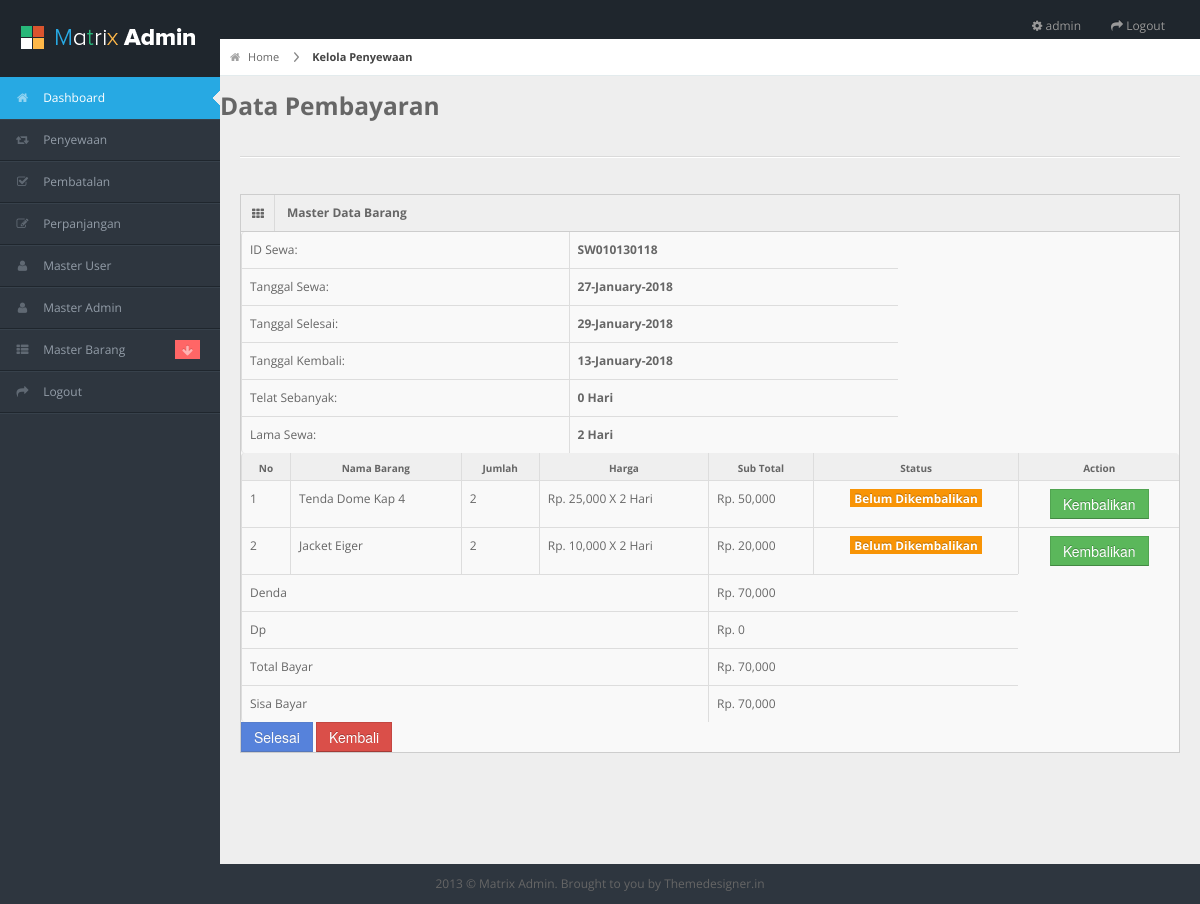
The page /admin/pages/pengembalian.php?id_sewa=SW010130118 (signed in) on the database its author committed.
### tables this page shows
CREATE TABLE IF NOT EXISTS `sewa` (
  `id_sewa` varchar(255) NOT NULL,
  `id_user` int(11) DEFAULT NULL,
  `tgl_sewa` date DEFAULT NULL,
  `tgl_selesai` date DEFAULT NULL,
  `tgl_expired` date DEFAULT NULL,
  `status_bayar` int(11) DEFAULT NULL,
  `status_sewa` int(11) DEFAULT NULL,
  `total_bayar` int(11) DEFAULT NULL,
  `dp` int(11) DEFAULT NULL
);

CREATE TABLE IF NOT EXISTS `detail_sewa` (
  `id_detail` int(11) DEFAULT NULL,
  `id_sewa` varchar(255) DEFAULT NULL,
  `id_barang` varchar(255) DEFAULT NULL,
  `jumlah` int(11) DEFAULT NULL,
  `status_pinjam` varchar(255) DEFAULT NULL
);

CREATE TABLE IF NOT EXISTS `m_barang` (
  `id_barang` int(11) NOT NULL,
  `nama_barang` varchar(255) DEFAULT NULL,
  `tgl_ditambakan` datetime DEFAULT NULL,
  `id_merk` int(11) DEFAULT NULL,
  `id_kategori` int(11) DEFAULT NULL,
  `id_warna` int(11) DEFAULT NULL,
  `id_ukuran` int(11) DEFAULT NULL,
  `deskripsi` varchar(255) DEFAULT NULL,
  `harga_sewa` int(11) DEFAULT NULL,
  `harga_beli` varchar(255) DEFAULT NULL,
  `stok` int(11) DEFAULT NULL,
  `status` int(11) DEFAULT NULL,
  `foto` varchar(255) DEFAULT NULL
);

### admin/pages/pengembalian.php (the view, shortened to what this page needs)
<?php include 'header.php'; ?>
<?php include 'nav.php'; ?>
<?php
$id_sewa = $_GET['id_sewa'];
$sql = mysql_query("SELECT * FROM sewa,m_user WHERE sewa.id_user = m_user.id_user AND sewa.id_sewa = '$id_sewa'");
$row = mysql_fetch_array($sql);
?>
<div id="content">
	<div id="content-header">
		<div id="breadcrumb"> <a href="#" title="Go to Home" class="tip-bottom"><i class="icon-home"></i> Home</a> <a href="#" class="current">Kelola Penyewaan</a> </div>
		<h3>Data Pembayaran</h3>
	</div>
	<div class="container-fluid">
		<hr>
		<div class="row-fluid">
			<div class="widget-box">
				<div class="widget-title"> <span class="icon"><i class="icon-th"></i></span>
					<h5>Master Data Barang</h5>
				</div>
				<div class="widget-content nopadding">
					<table class="table table-bordered" style="width: 70%">
            <tr>
              <td class="width30">ID Sewa:</td>
              <td class="width70"><strong><?php echo $row['id_sewa']; ?></strong></td>
            </tr>
            <tr>
              <td>Tanggal Sewa:</td>
              <td><strong><?php echo date('d-F-Y',strtotime($row['tgl_sewa'])); ?></strong></td>
            </tr>
            <tr>
              <td>Tanggal Selesai:</td>
              <td><strong><?php echo date('d-F-Y',strtotime($row['tgl_selesai'])); ?></strong></td>
            </tr>
            <tr>
              <td>Tanggal Kembali:</td>
              <td><strong><?php echo date('d-F-Y'); ?></strong></td>
            </tr>
            <tr>
              <td>Telat Sebanyak:</td>
              <?php
              $date_now=date_create(date('Y-m-d'));
              $tanggal_selesai=date_create($row['tgl_selesai']);
              $diff=date_diff($date_now,$tanggal_selesai);
              $lama_telat_temp = $diff->format('%R%a');
              $lama_telat_mark = substr($lama_telat_temp,0,1);
              $lama_telat_day = substr($lama_telat_temp,1,2);
              if($lama_telat_mark == '+'){
                $lama_telat = 0;
              }else{
                $lama_telat = $lama_telat_day;
              }
              ?>
              <td><strong><?php echo $lama_telat; ?> Hari</strong></td>
            </tr>
            <?php
            if($lama_telat==0){
              $lama_telat = 1;
            }
            ?>
            <tr>
              <td>Lama Sewa:</td>
              <?php
              $tangal_sewa=date_create($row['tgl_sewa']);
              $tanggal_selesai=date_create($row['tgl_selesai']);
              $diff=date_diff($tangal_sewa,$tanggal_selesai);
              $lama_sewa = $diff->format('%a');
              ?>
              <td><strong><?php echo $lama_sewa; ?> Hari</strong></td>
            </tr>
          </table>
          <table class="table table-bordered table-hover table-striped">
            <thead>
              <tr>
                <th class="head0">No</th>
                <th class="head1">Nama Barang</th>
                <th class="head0 right">Jumlah</th>
                <th class="head1 right">Harga</th>
                <th class="head1 right">Sub Total</th>
                <th class="head1 right">Status</th>
                <th class="head1 right">Action</th>
              </tr>
            </thead>
            <tbody>
              <?php
              $no=1;
              $tombol = '';
              $sub_total = 0;
              $sub_total_temp = 0;
              $sql = mysql_query("SELECT * FROM detail_sewa,m_barang WHERE m_barang.id_barang = detail_sewa.id_barang AND id_sewa = '$id_sewa'")or die(mysql_error());
              while($r = mysql_fetch_array($sql)){
                if($r['status_pinjam']==1){
                  $status = '<span class="label label-warning"> Belum Dikembalikan </span>';
                  $tombol = '';
                }else if($r['status_pinjam']==0){
                  $status = '<span class="label label-danger"> Sudah Dikembalikan </span>';
                  $tombol = 'disabled';
                }
                ?>
                <form action="" method="POST">
                  <tr>
                    <td><?php echo $no; ?></td>
                    <td><?php echo $r['nama_barang']; ?></td>
                    <td class="right"><?php echo $r['jumlah']; ?></td>
                    <td class="right">Rp. <?php echo number_format($r['harga_sewa']); ?> X <?php echo $lama_sewa; ?> Hari</td>
                    <td class="right">Rp. <?php echo number_format($r['harga_sewa'] * $lama_sewa * $lama_telat); ?></td>
                    <td style="text-align: center;"><?php echo $status; ?></td>
                    <td style="text-align: center;">
                      <button type="submit" name="kembali" class="btn btn-success" <?php echo $tombol; ?>>Kembalikan</button>
                    </td>
                  </tr>
                </form>
                <?php
                $sub_total_temp = $sub_total_temp + ($r['harga_sewa'] * $lama_sewa);
                $sub_total = $sub_total + ($r['harga_sewa'] * $lama_sewa * $lama_telat);
                $no++;
              } ?>
              <tr>
                <td colspan="4">Denda</td>
                <td colspan="2">Rp. <?php echo number_format($sub_total_temp); ?></td>
              </tr>
              <tr>
                <td colspan="4">Dp</td>
                <td colspan="2">Rp. <?php echo number_format($row['dp']); ?></td>
              </tr>
              <tr>
                <td colspan="4">Total Bayar</td>
                <td colspan="2">Rp. <?php echo number_format($sub_total); ?></td>
              </tr>
              <tr>
                <td colspan="4">Sisa Bayar</td>
                <td colspan="2">Rp. <?php echo number_format(($sub_total - $row['dp'])); ?></td>
              </tr>
            </tbody>
          </table>
          <form action="" method="POST">
                <?php
                $dis_app = '';
                $sql = mysql_query("SELECT * FROM detail_sewa,m_barang WHERE m_barang.id_barang = detail_sewa.id_barang AND id_sewa = '$id_sewa'
                  AND detail_sewa.status_pinjam = '1'")or die(mysql_error());
                $jumlah = mysql_num_rows($sql);
                if($jumlah != 0){
                  $dis_app = 'disabled';
                }
                ?>
                <button type="submit" <?php echo $dis_app; ?> name="selesai" class="btn btn-primary btn-flat">
                  <i class="fa fa-arrow-left"></i> Selesai</button>
                  <a href="kelola_penyewaan.php"><button type="button" name="balik" class="btn btn-danger btn-flat">
                    <i class="fa fa-arrow-left"></i> Kembali</button></a>
                  </form>
                </div>
              </div>
            </div>
          </div>
        </div>
        <?php include 'footer.php'; ?>

### admin/pages/header.php (shortened to what this page needs)
<?php
	if(!isset($_SESSION['id_admin'])){
		echo "<script> window.alert('Silahkan Login Terlebih Dahulu'); location.replace('../index.php')  </script>";
	}else{
		$sql = mysql_query("SELECT * FROM m_admin WHERE id_admin = '$_SESSION[id_admin]'")or die(mysql_error());
		$admin = mysql_fetch_array($sql);
		$nama_admin = $admin['nama_admin'];
	}
?>
<!DOCTYPE html>
<html lang="en">
<head>
<link rel="stylesheet" href="../css/bootstrap.min.css" />
<link rel="stylesheet" href="../css/bootstrap-responsive.min.css" />
<link rel="stylesheet" href="../css/uniform.css" />
<link rel="stylesheet" href="../css/select2.css" />
<link rel="stylesheet" href="../css/matrix-style.css" />
<link rel="stylesheet" href="../css/matrix-media.css" />
<link href="../font-awesome/css/font-awesome.css" rel="stylesheet" />
</head>
<body>
<div id="header">
  <h1><a href="dashboard.html">Matrix Admin</a></h1>
</div>
<div id="search" class="navbar navbar-inverse pull-right">
  <ul class="nav">
    <li class=""><a title="" href="#"><i class="icon icon-cog"></i> <span class="text"><?php echo $nama_admin; ?></span></a></li>
    <li class=""><a title="" href="logout.php"><i class="icon icon-share-alt"></i> <span class="text">Logout</span></a></li>
  </ul>
</div>

### admin/css/matrix-style.css (style rules this page uses)
* { outline:none !important; -moz-outline: none !important; }
html, body { height:100% }
body { overflow-x: hidden; margin-top: -10px; font-family: 'Open Sans', sans-serif; font-size:12px; color:#666; }
a { color:#666; }
select, textarea, input[type="text"], input[type="password"], input[type="datetime"], input[type="datetime-local"], input[type="date"], input[type="month"], input[type="time"], input[type="week"], input[type="number"], input[type="email"], input[type="url"], input[type="search"], input[type="tel"], input[type="color"], .uneditable-input, .label, .dropdown-menu, .btn, .well, .progress, .table-bordered, .btn-group > .btn:first-child, .btn-group > .btn:last-child, .btn-group > .btn:last-child, .btn-group > .dropdown-toggle, .alert { border-radius:0px; }
.btn, textarea, input[type="text"], input[type="password"], input[type="datetime"], input[type="datetime-local"], input[type="date"], input[type="month"], input[type="time"], input[type="week"], input[type="number"], input[type="email"], input[type="url"], input[type="search"], input[type="tel"], input[type="color"], .uneditable-input { box-shadow:none; }
.progress, .progress-success .bar, .progress .bar-success, .progress-warning .bar, .progress .bar-warning, .progress-danger .bar, .progress .bar-danger, .progress-info .bar, .progress .bar-info, .btn, .btn-primary { background-image:none; }
hr { border-top-color:#dadada; }
#header { height: 77px; position: relative; width: 100%; z-index: -9; }
#header h1 { background: url("../img/logo.png") no-repeat scroll 0 0 transparent; height: 31px; left: 20px; line-height: 600px; overflow: hidden; position: relative; top: 26px; width: 191px; }
#header h1 a { display: block; }
#search { position: absolute; z-index: 25; top: 6px; right:10px; }
#content { background: none repeat scroll 0 0 #eeeeee; margin-left: 220px; margin-right: 0; padding-bottom: 25px; position: relative; min-height:100%; width: auto; }
#content-header { position: abslute; width: 100%; margin-top: -38px; z-index: 20; }
#breadcrumb { background-color: #fff; border-bottom: 1px solid #e3ebed; }
#breadcrumb a { padding: 8px 20px 8px 10px; display: inline-block; background-image: url('../img/breadcrumb.png'); background-position: center right; background-repeat: no-repeat; font-size: 11px; color: #666666; }
#breadcrumb a:last-child { background-image:none; }
#breadcrumb a.current { font-weight: bold; color: #444444; }
#breadcrumb a i { margin-right: 5px; opacity: .6; }
.stat-boxes .peity_bar_good, .stat-boxes .peity_line_good, { color: #459D1C; }
.widget-box { background: none repeat scroll 0 0 #F9F9F9; border-left: 1px solid #CDCDCD; border-top: 1px solid #CDCDCD; border-right: 1px solid #CDCDCD; clear: both; margin-top: 16px; margin-bottom: 16px; position: relative; }
.widget-title, .modal-header, .table th, div.dataTables_wrapper .ui-widget-header { background:#efefef; border-bottom: 1px solid #CDCDCD; height: 36px; }
.widget-title span.icon { padding: 9px 10px 7px 11px; float: left; border-right:1px solid #dadada; }
.widget-title h5 { color: #666; float: left; font-size: 12px; font-weight: bold; padding: 12px; line-height: 12px; margin: 0; }
.widget-content { padding:15px; border-bottom: 1px solid #cdcdcd; }
.table th { height: auto; font-size: 10px; padding: 5px 10px 2px; border-bottom: 0; text-align: center; color: #666666; }
.nopadding { padding: 0 !important; }
.nopadding .table { margin-bottom: 0; }
.nopadding .table-bordered { border: 0; }
form { margin-bottom: 0; }

### admin/css/matrix-media.css (style rules this page uses)
body { background:#2E363F; }
#header { background-color: #1f262d; margin-top:10px; }

### rows shown on the page
sewa: id_sewa "SW010130118", tgl_sewa "27-January-2018", tgl_selesai "29-January-2018", tgl_selesai "0", lama_sewa "2", dp "0", $sub_total-$row['dp'] "70,000"
detail_sewa: id_barang.nama_barang "Tenda Dome Kap 4", jumlah "2", id_barang.harga_sewa "25,000", id_sewa.tgl_selesai "2", $r['harga_sewa']*$lama_sewa*$lama_telat "50,000", status_pinjam "Belum Dikembalikan"
detail_sewa: id_barang.nama_barang "Jacket Eiger", jumlah "2", id_barang.harga_sewa "10,000", id_sewa.tgl_selesai "2", $r['harga_sewa']*$lama_sewa*$lama_telat "20,000", status_pinjam "Belum Dikembalikan"

### other values the page prints
$nama_admin "admin"
$sub_total_temp "70,000"
$sub_total "70,000"
